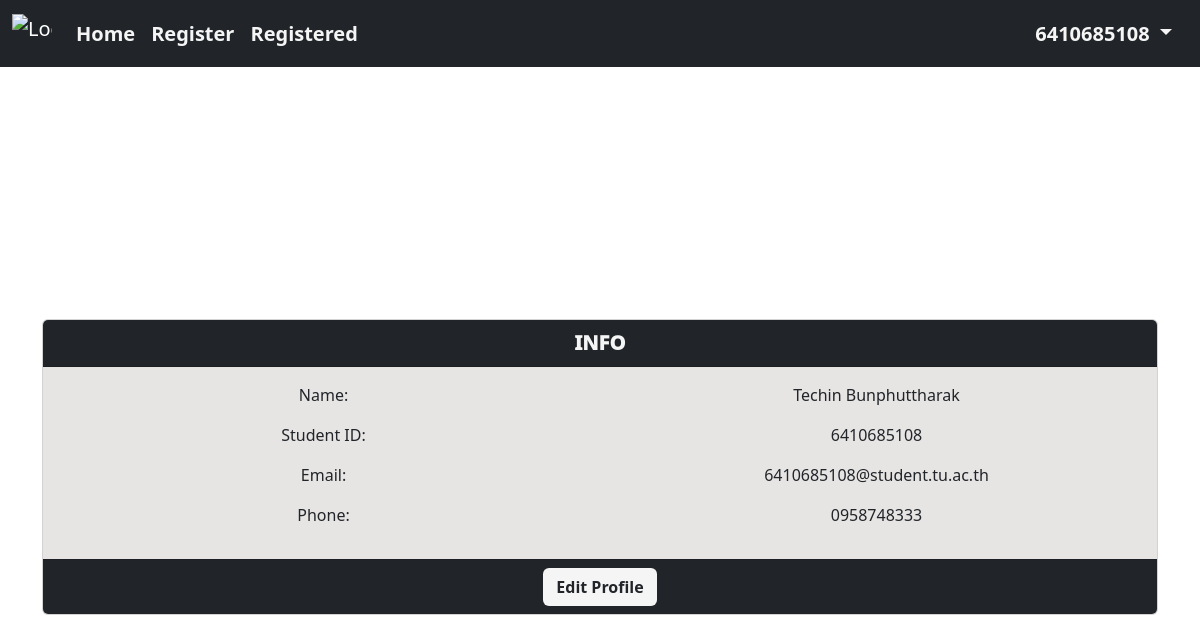
The page / (signed in) on the database its author committed.
### users/models.py (models this page shows)
class CustomUser(AbstractUser):
    email = models.EmailField(unique=True)
    RegSubject_set = models.ManyToManyField(to='subjects.subject', through='users.ListRegSubject',related_name='StudentReg_set')
    phone = models.CharField(max_length=10, blank=True, null=True, default='')

### users/views.py (the view)
# urls.py: path('', views.index, name='index'),
def index(request):
    return render(request, 'users/index.html')

### users/templates/users/index.html (shortened to what this page needs)
{% extends "users/layout.html" %}
{% block body %}
<nav class="navbar navbar-expand-lg navbar-dark bg-dark">
  <div class="container-fluid">
    <a class="navbar-brand" href="{% url 'index' %}"><img src="https://assets.stickpng.com/images/613792874b96600004f676fd.png" alt="Logo" width="40" height="40" class="d-inline-block align-text-top"></a>
    <div class="collapse navbar-collapse" id="navbarSupportedContent">
      <ul class="navbar-nav me-auto mb-2 mb-lg-0">
        <li class="nav-item">
          <a class="nav-link" aria-current="page" href="{% url 'index' %}">Home</a>
        </li>
        <li class="nav-item">
          <a class="nav-link" href="{% url 'allsubject' %}">Register</a>
        </li>
        <li class="nav-item">
          <a class="nav-link" href="{% url 'registed' %}">Registered</a>
        </li>
      </ul>
      {% if user.is_authenticated %}
          <ul class="navbar-nav me-2">
            <li class="nav-item dropdown">
              <a class="nav-link dropdown-toggle" href="#" role="button" data-bs-toggle="dropdown" aria-expanded="false">
                {{ user.username }}
              </a>
            </li>
          </ul>
        {% endif %}
    </div>
  </div>
</nav>
<div class="container d-flex align-items-center justify-content-center vh-100">
  <div class="card text-center w-100">
    <div class="card-header">
      INFO
    </div>
    <div class="card-body">
      <div class="row">
        <div class="col-md-6">
          <p>Name: </p>
          <p>Student ID: </p>
          <p>Email: </p>
          <p>Phone: </p>
        </div>
        <div class="col-md-6">
          <p>{{ user.first_name }} {{ user.last_name }}</p>
          <p>{{ user.username }}</p>
          <p>{{ user.email }}</p>
          <p>{{ user.phone }}</p>
        </div>
      </div>
    </div>
    <div class="card-footer">
      <a class="btn" href="{% url 'edit_profile' %}">Edit Profile</a>
    </div>
  </div>
</div>
{% endblock body %}

### users/static/users/main.css (style rules this page uses)
body { background-color: white; }
.card-header, .card-footer { background-color: #212529; color: whitesmoke; margin: 0; font-size: 20px; font-weight: 1000; }
.nav-link { font-size: 20px; font-weight: 750; color: whitesmoke; }
.card-body { background-color: #cbc5c577; }
.btn { background-color: whitesmoke; font-weight: 750; }

### rows shown on the page
CustomUser: username "6410685108", first_name "Techin", last_name "Bunphuttharak", email "6410685108@student.tu.ac.th", phone "0958748333"
